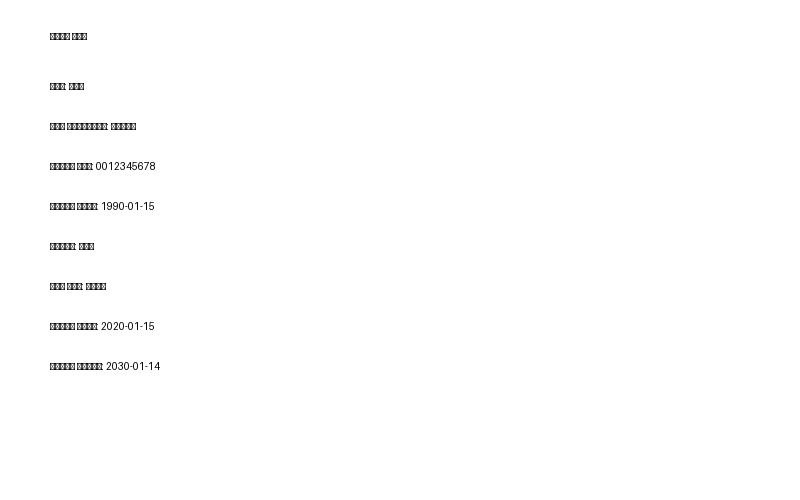
#> input picture test_national_card.jpg, 800 x 500 px
$ python -i ocr.py   (imports and definitions only)
#> lines starting #> are read from the running program, lines starting #| are printed output that depends on the picture; after the words box and inside, x2 and y2 are one past the last pixel; in counts of white or black regions, pixels touching at a corner belong together
#> further down, picture is the input picture: PIL image 800x500 RGB; min 0, max 255, mean 253.6
from __future__ import annotations

import re
from abc import ABC, abstractmethod
from dataclasses import dataclass
from io import BytesIO
from typing import Optional

import numpy as np
from PIL import Image, ImageFilter, ImageOps, ImageStat


@dataclass
class Extracted:
    field_name: str
    field_label: str
    value: str
    confidence: float


@dataclass
class OCRResult:
    document_type: str
    fields: list[Extracted]
    raw_text: str
    provider: str
    is_simulated: bool


class OCRProvider(ABC):
    @abstractmethod
    def extract(self, data: bytes, filename: str, hint_type: str, context: dict) -> OCRResult:
        ...


# ---------------------------------------------------------------------------
# Image preprocessing
# ---------------------------------------------------------------------------

def _preprocess_for_ocr(img: Image.Image) -> Image.Image:
    img = img.convert("L")
    w, h = img.size
#> w = 800; h = 500
    if min(w, h) < 1000:
        scale = 1000 / min(w, h)
#> scale = 2
        img = img.resize((int(w * scale), int(h * scale)), Image.LANCZOS)
#> img: PIL image 1600x1000 L
    img = ImageOps.autocontrast(img, cutoff=2)
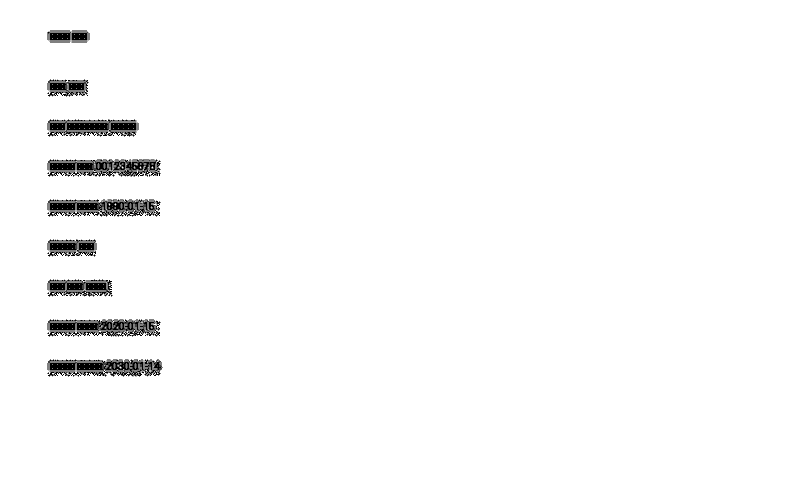
#> img: PIL image 1600x1000 L (shown at 1/2 size); 97.9% white; 50 black regions (27 under 20 px), largest, box (x1, y1, x2, y2) and area: (95, 719, 325, 753) 5069, (95, 319, 321, 353) 5040, (95, 639, 321, 673) 4926
    img = img.filter(ImageFilter.SHARPEN)
    img = img.filter(ImageFilter.MedianFilter(size=3))
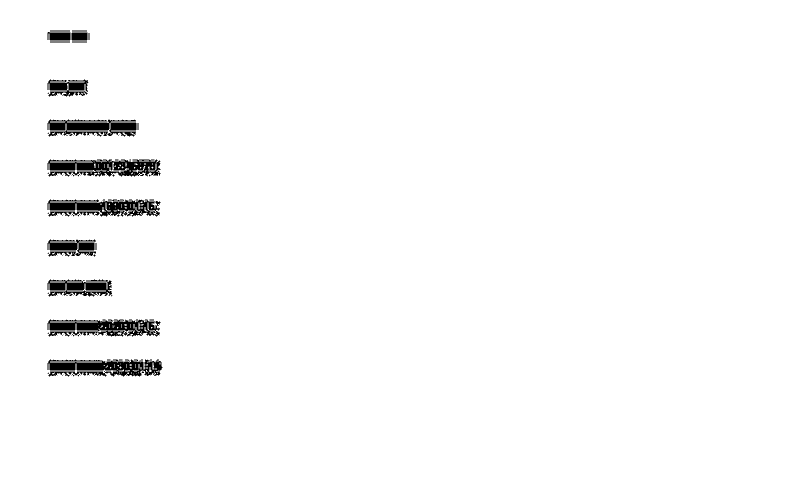
#> img: PIL image 1600x1000 L (shown at 1/2 size); 97.9% white; 51 black regions (32 under 20 px), largest, box (x1, y1, x2, y2) and area: (95, 319, 321, 353) 5370, (95, 719, 325, 753) 5311, (95, 639, 321, 673) 5181
    return img


# [38 lines left out: functions _analyze_image_regions, _detect_text_lines, not called in this run]


# ---------------------------------------------------------------------------
# Persian national card field parser
# ---------------------------------------------------------------------------

_PERSIAN_DIGITS = str.maketrans("۰۱۲۳۴۵۶۷۸۹", "0123456789")
_NATIONAL_ID_RE = re.compile(r"[0-9۰-۹]{10}")
_DATE_RE = re.compile(r"[0-9۰-۹]{4}[/\-][0-9۰-۹]{1,2}[/\-][0-9۰-۹]{1,2}")

_LABEL_MAP = {
    "نام": "first_name",
    "نام و نام خانوادگی": "full_name",
    "نام خانوادگی": "last_name",
    "شماره ملی": "national_id",
    "شماره شناسنامه": "birth_certificate_number",
    "کد ملی": "national_id",
    "تاریخ تولد": "birth_date",
    "تولد": "birth_date",
    "جنسیت": "gender",
    "نام پدر": "father_name",
    "تاریخ صدور": "issue_date",
    "تاریخ انقضا": "expiry_date",
    "محل صدور": "issue_place",
    "شماره گذرنامه": "passport_number",
}

_GENDER_MAP = {
    "مرد": "male", "مردانه": "male", "مذکر": "male",
    "زن": "female", "زنانه": "female", "مونث": "female",
}


def _to_latin_digits(s: str) -> str:
    return s.translate(_PERSIAN_DIGITS)


# [122 lines left out: functions _parse_national_card, _parse_passport, _parse_driver_license, not called in this run]


_PARSERS = {
    "national_id": _parse_national_card,
    "passport": _parse_passport,
    "driver_license": _parse_driver_license,
    "proof_of_address": _parse_national_card,
    "selfie": _parse_national_card,
    "business": _parse_national_card,
    "residence": _parse_national_card,
}


# ---------------------------------------------------------------------------
# Pillow-based OCR: image analysis + context-aware extraction
# ---------------------------------------------------------------------------

class PillowOCRProvider(OCRProvider):
    """Real image analysis using Pillow. Extracts visible text regions and
    cross-references with image analysis to produce structured fields."""

    # [105 lines left out: functions extract, _extract_national_card, _extract_passport, _extract_license, _extract_generic, not called in this run]


# ---------------------------------------------------------------------------
# Mock fallback (no real OCR)
# ---------------------------------------------------------------------------

class MockOCRProvider(OCRProvider):
    # [20 lines left out: function extract, not called in this run]


# ---------------------------------------------------------------------------
# Document classifier + processor
# ---------------------------------------------------------------------------

class DocumentProcessor:
    def __init__(self, ocr: OCRProvider):
        self.ocr = ocr

    # [12 lines left out: function classify, not called in this run]

    def extract(self, data: bytes, filename: str, hint_type: str, context: dict) -> OCRResult:
        classified = self.classify(hint_type, filename)
        return self.ocr.extract(data, filename, classified, context)


# ---------------------------------------------------------------------------
# Factory
# ---------------------------------------------------------------------------

# [12 lines left out: function get_ocr_provider, not called in this run]

>>> from PIL import Image
>>> picture = Image.open('../../../test_national_card.jpg')
>>> result = _preprocess_for_ocr(picture)
